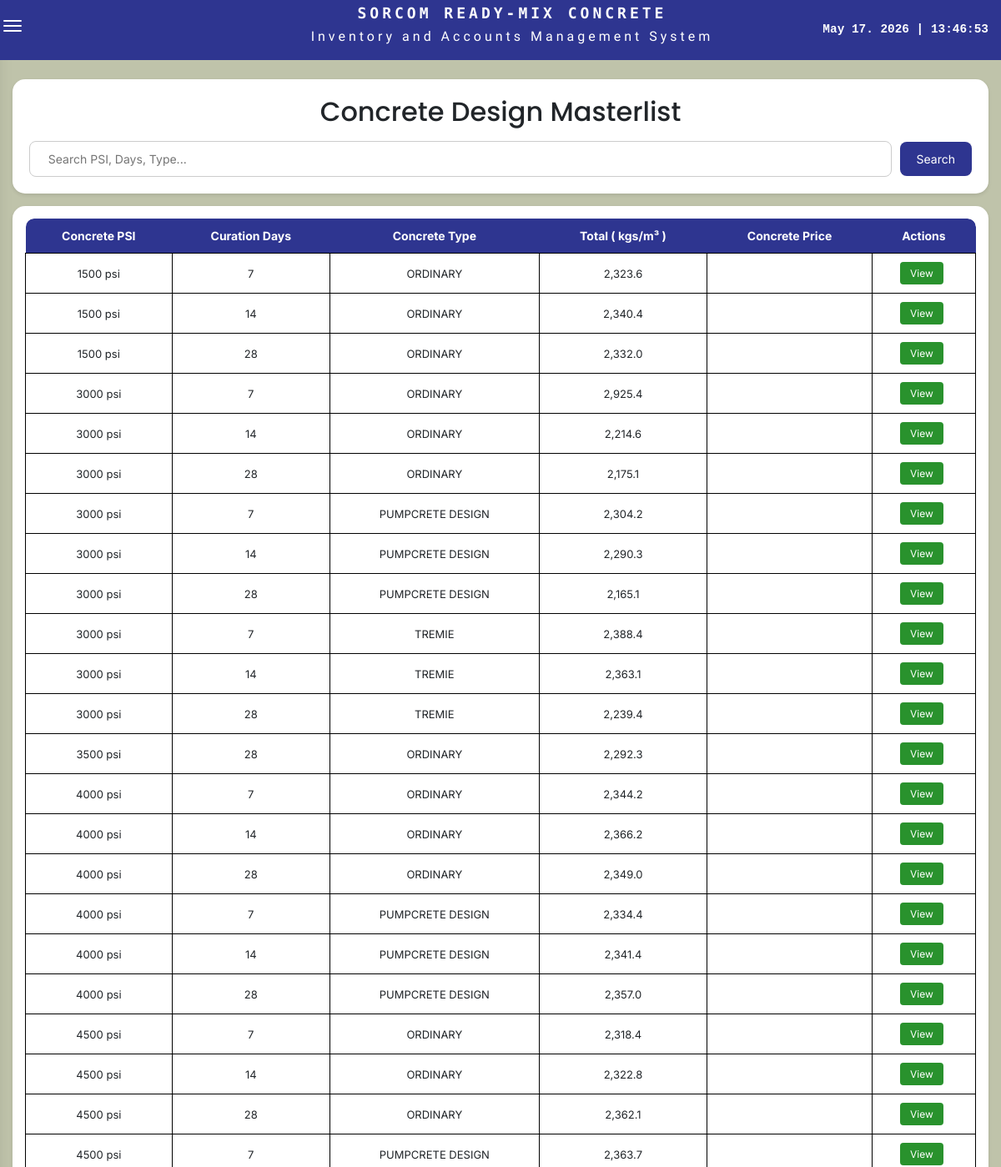
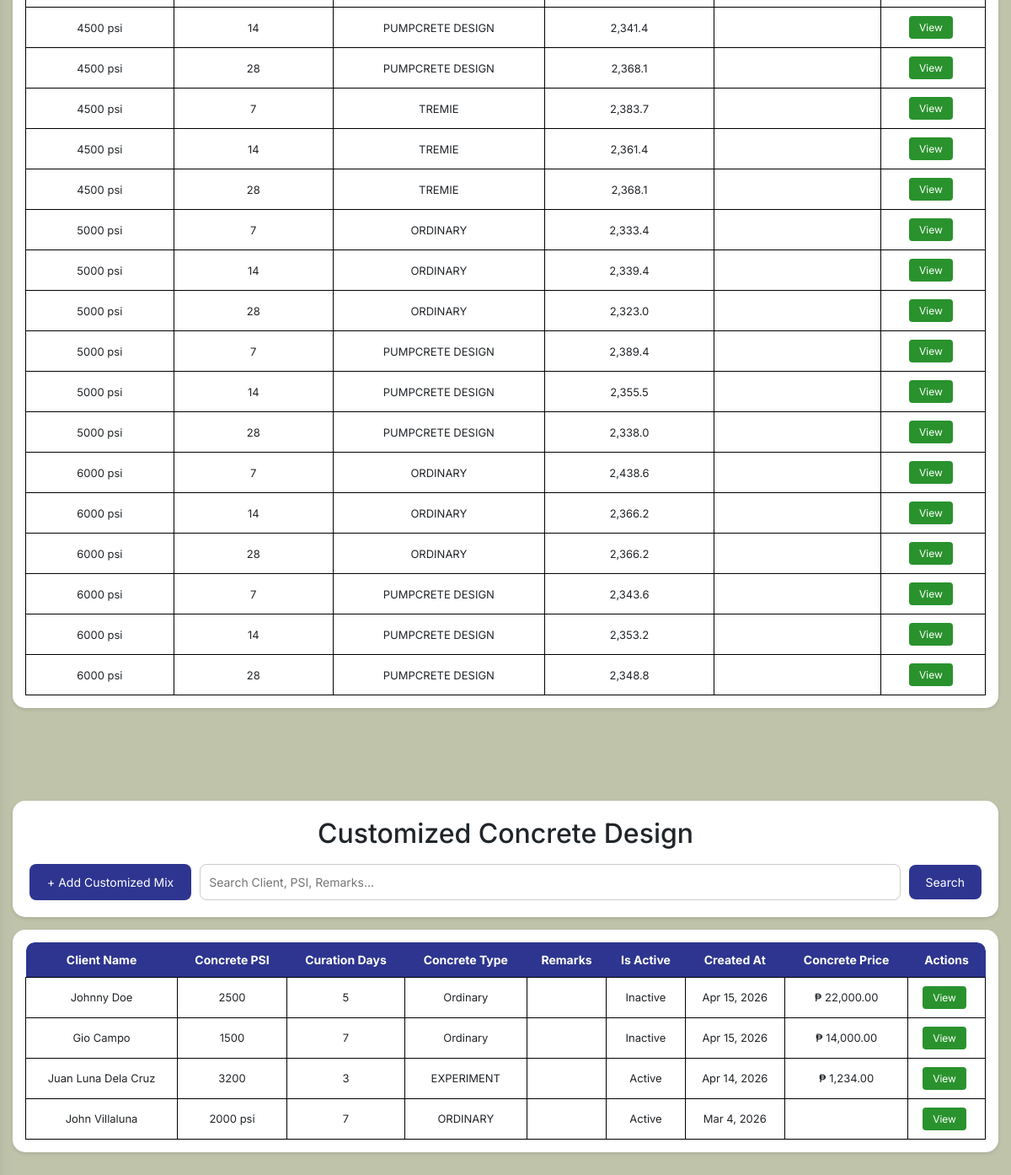
Screenshot of /pages/concrete_design_page/concrete_design_list.php with the database file from the repository (2 pictures, top to bottom).
### tables this page shows
CREATE TABLE `scd_vb_list` (
  `vb_id` int(11) NOT NULL,
  `sort_order` int(11) NOT NULL DEFAULT 0,
  `vb_concrete_psi` varchar(50) DEFAULT NULL,
  `vb_cubic_meter` varchar(50) DEFAULT NULL,
  `vb_curation_days` varchar(50) DEFAULT NULL,
  `vb_concrete_type` varchar(50) DEFAULT NULL,
  `vb_concrete_slump` varchar(50) DEFAULT NULL,
  `vb_wc_ratio` varchar(50) DEFAULT NULL,
  `vb_cement_source` varchar(50) DEFAULT NULL,
  `vb_admix_source` varchar(50) DEFAULT NULL,
  `vb_cement_mix` varchar(50) DEFAULT NULL,
  `vb_fly_ash` varchar(50) DEFAULT NULL,
  `vb_sand` varchar(50) DEFAULT NULL,
  `vb_three_eight` varchar(50) DEFAULT NULL,
  `vb_three_fourth` varchar(50) DEFAULT NULL,
  `vb_G1` varchar(50) DEFAULT NULL,
  `vb_admix` varchar(50) DEFAULT NULL,
  `vb_water` varchar(50) DEFAULT NULL,
  `vb_air` varchar(50) DEFAULT NULL,
  `vb_others` varchar(50) DEFAULT NULL,
  `vb_total` varchar(50) DEFAULT NULL,
  `concrete_price` varchar(12) DEFAULT NULL
);

CREATE TABLE `cdl_customized_mix_list` (
  `id` int(11) NOT NULL,
  `cdl_vb_concrete_psi` varchar(20) DEFAULT NULL,
  `cdl_vb_cubic_meter` varchar(20) DEFAULT NULL,
  `cdl_vb_curation_days` varchar(50) DEFAULT NULL,
  `cdl_vb_concrete_type` varchar(50) DEFAULT NULL,
  `cdl_vb_concrete_slump` varchar(20) DEFAULT NULL,
  `cdl_vb_wc_ratio` varchar(20) DEFAULT NULL,
  `cdl_vb_cement_source` varchar(100) DEFAULT NULL,
  `cdl_vb_admix_source` varchar(100) DEFAULT NULL,
  `cdl_vb_cement_mix` varchar(20) DEFAULT NULL,
  `cdl_vb_fly_ash` varchar(20) DEFAULT NULL,
  `cdl_vb_sand` varchar(20) DEFAULT NULL,
  `cdl_vb_three_eight` varchar(20) DEFAULT NULL,
  `cdl_vb_three_fourth` varchar(20) DEFAULT NULL,
  `cdl_vb_G1` varchar(20) DEFAULT NULL,
  `cdl_vb_admix` varchar(20) DEFAULT NULL,
  `cdl_vb_water` varchar(20) DEFAULT NULL,
  `cdl_vb_air` varchar(20) DEFAULT NULL,
  `cdl_vb_others` varchar(20) DEFAULT NULL,
  `cdl_vb_total` varchar(20) DEFAULT NULL,
  `cdl_concrete_price` varchar(20) DEFAULT NULL,
  `cdl_ssd_cement_mix` varchar(20) DEFAULT NULL,
  `cdl_ssd_fly_ash` varchar(20) DEFAULT NULL,
  `cdl_ssd_sand` varchar(20) DEFAULT NULL,
  `cdl_ssd_three_eight` varchar(20) DEFAULT NULL,
  `cdl_ssd_three_fourth` varchar(20) DEFAULT NULL,
  `cdl_ssd_G1` varchar(20) DEFAULT NULL,
  `cdl_ssd_admix` varchar(20) DEFAULT NULL,
  `cdl_ssd_water` varchar(20) DEFAULT NULL,
  `cdl_ssd_air` varchar(20) DEFAULT NULL,
  `cdl_ssd_others` varchar(20) DEFAULT NULL,
  `cdl_client_name` varchar(100) DEFAULT NULL,
  `cdl_client_contact` varchar(20) DEFAULT NULL,
  `cdl_remarks` text DEFAULT NULL,
  `cdl_is_active` tinyint(1) DEFAULT NULL,
  `created_by` varchar(50) DEFAULT NULL,
  `created_at` date NOT NULL,
  `updated_at` date NOT NULL
);

### pages/concrete_design_page/concrete_design_list.php (the view, shortened to what this page needs)
<?php
include __DIR__ . '/../../FunctionAndDB/Web_Functions.php';
$vb_result = $conn->query("SELECT * FROM scd_vb_list ORDER BY sort_order ASC");
$customized_result = $conn->query("SELECT * FROM cdl_customized_mix_list ORDER BY created_at DESC");
?>
<!DOCTYPE html>
<html lang="en">
<head>
    <link href="/Inventory-Accounts-System-v1/assets/bootstrap/css/bootstrap.min.css" rel="stylesheet">
    <link rel="stylesheet" href="https://cdnjs.cloudflare.com/ajax/libs/font-awesome/6.5.1/css/all.min.css">
    <link rel="stylesheet" href="cdl_style.css">
</head>
<body>
    <div class="main-content">
        <div class="page-title-bar">
            <h2 class="text-center mb-3" style="font-family: 'Poppins', sans-serif;">
                Concrete Design Masterlist
            </h2>
            <div class="search-container">
                <input type="text" id="vbSearchInput" placeholder="   Search PSI, Days, Type...">
                <button onclick="filterVBTable()" class="btn btn-primary" style="padding: 10px 20px;">Search</button>
            </div>
        </div>
        <div class="table-container">
            <table id="vbTable">
                <thead>
                    <tr class="list-row">
                        <th>Concrete PSI</th>
                        <th>Curation Days</th>
                        <th>Concrete Type</th>
                        <th>Total ( kgs/m³ )</th>
                        <th>Concrete Price</th>
                        <th>Actions</th>
                    </tr>
                </thead>
                <tbody>
                    <?php
                    $row_index = 0;
                    while ($vb_row = $vb_result->fetch_assoc()) {
                        $row_index++;
                        echo "<tr>";
                        echo "<td>" . ($vb_row['vb_concrete_psi'] ?? '') . "</td>";
                        $curation = preg_replace('/[^0-9]/', '', $vb_row['vb_curation_days'] ?? '0');
                        echo "<td>" . $curation . "</td>";
                        echo "<td>" . ($vb_row['vb_concrete_type'] ?? '') . "</td>";
                        $total_value = preg_replace('/[^0-9.]/', '', $vb_row['vb_total'] ?? '0');
                        echo "<td>" . number_format((float) $total_value, 1, '.', ',') . "</td>";
                        $price = isset($vb_row['concrete_price']) && $vb_row['concrete_price'] != '' ? '₱ ' . number_format((float) $vb_row['concrete_price'], 2) : '';
                        echo "<td>" . $price . "</td>";
                        echo "<td>";
                        echo "<a href='#' class='btn-view' onclick='toggleDropbar($row_index); return false;'>View</a>";
                        echo "</td>";
                        echo "</tr>";
                    }
                    ?>
                </tbody>
            </table>
        </div>
    </div>
    <div class="main-content">
        <div class="page-title-bar">
            <h2 class="text-center mb-3 style=font-family: 'Poppins', sans-serif;">Customized Concrete Design</h2>
            <div class="search-container">
                <a href="cdl_customizedMix.php" class="btn"
                    style="background: #2e3590; color: white; padding: 10px 20px; border-radius: 8px; text-decoration: none; font-size: 14px;">+
                    Add Customized Mix</a>
                <input type="text" id="customizedSearchInput" placeholder="Search Client, PSI, Remarks...">
                <button onclick="filterCustomizedTable()" class="btn btn-primary"
                    style="padding: 10px 20px;">Search</button>
            </div>
        </div>
        <div class="table-container">
            <table id="customizedTable">
                <thead>
                    <tr>
                        <th>Client Name</th>
                        <th>Concrete PSI</th>
                        <th>Curation Days</th>
                        <th>Concrete Type</th>
                        <th>Remarks</th>
                        <th>Is Active</th>
                        <th>Created At</th>
                        <th>Concrete Price</th>
                        <th>Actions</th>
                    </tr>
                </thead>
                <tbody>
                    <?php
                    $customized_row_index = 0;
                    while ($customized_row = $customized_result->fetch_assoc()) {
                        $customized_row_index++;
                        echo "<tr>";
                        echo "<td>" . htmlspecialchars($customized_row['cdl_client_name'] ?? '') . "</td>";
                        echo "<td>" . htmlspecialchars($customized_row['cdl_vb_concrete_psi'] ?? '') . "</td>";
                        $curation = preg_replace('/[^0-9]/', '', $customized_row['cdl_vb_curation_days'] ?? '0');
                        echo "<td>" . $curation . "</td>";
                        echo "<td>" . htmlspecialchars($customized_row['cdl_vb_concrete_type'] ?? '') . "</td>";
                        echo "<td>" . htmlspecialchars($customized_row['cdl_experiment_notes'] ?? '') . "</td>";
                        echo "<td>" . ($customized_row['cdl_is_active'] == 1 ? 'Active' : 'Inactive') . "</td>";
                        echo "<td>" . date('M j, Y', strtotime($customized_row['created_at'] ?? '')) . "</td>";
                        $custom_price = isset($customized_row['cdl_concrete_price']) && $customized_row['cdl_concrete_price'] != '' ? '₱ ' . number_format((float) $customized_row['cdl_concrete_price'], 2) : '';
                        echo "<td>" . htmlspecialchars($custom_price) . "</td>";
                        echo "<td>";
                        echo "<a href='#' class='btn-view' onclick='toggleCustomizedDropbar($customized_row_index); return false;'>View</a>";
                        echo "</td>";
                        echo "</tr>";
                    }
                    ?>
                </tbody>
            </table>
        </div>
    </div>
</body>
</html>

### pages/concrete_design_page/cdl_style.css (style rules this page uses)
body { font-family: "Inter", sans-serif !important; background: #bfc3aa !important; margin: 0 !important; padding: 0 !important; padding-bottom: 60px !important; }
.main-content { padding-top: 70px !important; }
.page-title-bar { background: white !important; margin: 15px !important; padding: 20px !important; border-radius: 15px !important; box-shadow: 0 2px 4px rgba(0, 0, 0, 0.1) !important; }
.search-container { display: flex !important; gap: 10px !important; align-items: center !important; flex-wrap: wrap !important; }
.search-container input { flex: 1 !important; min-width: 150px !important; padding: 10px !important; border: 1px solid #ccc !important; border-radius: 8px !important; font-size: 14px !important; }
.search-container button { padding: 10px 20px !important; background: #2e3590 !important; color: white !important; border: none !important; border-radius: 8px !important; cursor: pointer !important; font-size: 14px !important; }
.table-container { background: white !important; margin: 15px !important; padding: 15px !important; border-radius: 15px !important; box-shadow: 0 2px 4px rgba(0, 0, 0, 0.1) !important; overflow-x: auto !important; }
table { width: 100% !important; border-collapse: collapse !important; min-width: 600px !important; border-radius: 10px 10px 0 0 !important; overflow: hidden !important; }
th { background: #2e3590 !important; color: white !important; padding: 12px 8px !important; text-align: center !important; font-size: 14px !important; white-space: nowrap !important; }
th:first-child { border-top-left-radius: 10px !important; }
th:last-child { border-top-right-radius: 10px !important; }
td { border: 1px solid #000000 !important; padding: 10px 8px !important; text-align: center !important; font-size: 13px !important; }
.btn-view { background: #29922d !important; color: white !important; padding: 6px 12px !important; text-decoration: none !important; border-radius: 4px !important; font-size: 12px !important; display: inline-block !important; margin-right: 5px !important; }

### FunctionAndDB/Web_Functions.php (style rules this page uses)
body, html { overflow-x: hidden; margin: 0; padding: 0; }
.main-content { padding-top: 80px !important; }

### rows the page displays
scd_vb_list: vb_concrete_psi "1500 psi", vb_curation_days "7", vb_concrete_type "ORDINARY", vb_total "2,323.6"
scd_vb_list: vb_concrete_psi "1500 psi", vb_curation_days "14", vb_concrete_type "ORDINARY", vb_total "2,340.4"
scd_vb_list: vb_concrete_psi "1500 psi", vb_curation_days "28", vb_concrete_type "ORDINARY", vb_total "2,332.0"
scd_vb_list: vb_concrete_psi "3000 psi", vb_curation_days "7", vb_concrete_type "ORDINARY", vb_total "2,925.4"
scd_vb_list: vb_concrete_psi "3000 psi", vb_curation_days "14", vb_concrete_type "ORDINARY", vb_total "2,214.6"
scd_vb_list: vb_concrete_psi "3000 psi", vb_curation_days "28", vb_concrete_type "ORDINARY", vb_total "2,175.1"
scd_vb_list: vb_concrete_psi "3000 psi", vb_curation_days "7", vb_concrete_type "PUMPCRETE DESIGN", vb_total "2,304.2"
scd_vb_list: vb_concrete_psi "3000 psi", vb_curation_days "14", vb_concrete_type "PUMPCRETE DESIGN", vb_total "2,290.3"
scd_vb_list: vb_concrete_psi "3000 psi", vb_curation_days "28", vb_concrete_type "PUMPCRETE DESIGN", vb_total "2,165.1"
scd_vb_list: vb_concrete_psi "3000 psi", vb_curation_days "7", vb_concrete_type "TREMIE", vb_total "2,388.4"
scd_vb_list: vb_concrete_psi "3000 psi", vb_curation_days "14", vb_concrete_type "TREMIE", vb_total "2,363.1"
scd_vb_list: vb_concrete_psi "3000 psi", vb_curation_days "28", vb_concrete_type "TREMIE", vb_total "2,239.4"
scd_vb_list: vb_concrete_psi "3500 psi", vb_curation_days "28", vb_concrete_type "ORDINARY", vb_total "2,292.3"
scd_vb_list: vb_concrete_psi "4000 psi", vb_curation_days "7", vb_concrete_type "ORDINARY", vb_total "2,344.2"
scd_vb_list: vb_concrete_psi "4000 psi", vb_curation_days "14", vb_concrete_type "ORDINARY", vb_total "2,366.2"
scd_vb_list: vb_concrete_psi "4000 psi", vb_curation_days "28", vb_concrete_type "ORDINARY", vb_total "2,349.0"
scd_vb_list: vb_concrete_psi "4000 psi", vb_curation_days "7", vb_concrete_type "PUMPCRETE DESIGN", vb_total "2,334.4"
scd_vb_list: vb_concrete_psi "4000 psi", vb_curation_days "14", vb_concrete_type "PUMPCRETE DESIGN", vb_total "2,341.4"
scd_vb_list: vb_concrete_psi "4000 psi", vb_curation_days "28", vb_concrete_type "PUMPCRETE DESIGN", vb_total "2,357.0"
scd_vb_list: vb_concrete_psi "4500 psi", vb_curation_days "7", vb_concrete_type "ORDINARY", vb_total "2,318.4"
scd_vb_list: vb_concrete_psi "4500 psi", vb_curation_days "14", vb_concrete_type "ORDINARY", vb_total "2,322.8"
scd_vb_list: vb_concrete_psi "4500 psi", vb_curation_days "28", vb_concrete_type "ORDINARY", vb_total "2,362.1"
scd_vb_list: vb_concrete_psi "4500 psi", vb_curation_days "7", vb_concrete_type "PUMPCRETE DESIGN", vb_total "2,363.7"
scd_vb_list: vb_concrete_psi "4500 psi", vb_curation_days "14", vb_concrete_type "PUMPCRETE DESIGN", vb_total "2,341.4"
scd_vb_list: vb_concrete_psi "4500 psi", vb_curation_days "28", vb_concrete_type "PUMPCRETE DESIGN", vb_total "2,368.1"
scd_vb_list: vb_concrete_psi "4500 psi", vb_curation_days "7", vb_concrete_type "TREMIE", vb_total "2,383.7"
scd_vb_list: vb_concrete_psi "4500 psi", vb_curation_days "14", vb_concrete_type "TREMIE", vb_total "2,361.4"
scd_vb_list: vb_concrete_psi "4500 psi", vb_curation_days "28", vb_concrete_type "TREMIE", vb_total "2,368.1"
scd_vb_list: vb_concrete_psi "5000 psi", vb_curation_days "7", vb_concrete_type "ORDINARY", vb_total "2,333.4"
scd_vb_list: vb_concrete_psi "5000 psi", vb_curation_days "14", vb_concrete_type "ORDINARY", vb_total "2,339.4"
scd_vb_list: vb_concrete_psi "5000 psi", vb_curation_days "28", vb_concrete_type "ORDINARY", vb_total "2,323.0"
scd_vb_list: vb_concrete_psi "5000 psi", vb_curation_days "7", vb_concrete_type "PUMPCRETE DESIGN", vb_total "2,389.4"
scd_vb_list: vb_concrete_psi "5000 psi", vb_curation_days "14", vb_concrete_type "PUMPCRETE DESIGN", vb_total "2,355.5"
scd_vb_list: vb_concrete_psi "5000 psi", vb_curation_days "28", vb_concrete_type "PUMPCRETE DESIGN", vb_total "2,338.0"
scd_vb_list: vb_concrete_psi "6000 psi", vb_curation_days "7", vb_concrete_type "ORDINARY", vb_total "2,438.6"
scd_vb_list: vb_concrete_psi "6000 psi", vb_curation_days "14", vb_concrete_type "ORDINARY", vb_total "2,366.2"
scd_vb_list: vb_concrete_psi "6000 psi", vb_curation_days "28", vb_concrete_type "ORDINARY", vb_total "2,366.2"
scd_vb_list: vb_concrete_psi "6000 psi", vb_curation_days "7", vb_concrete_type "PUMPCRETE DESIGN", vb_total "2,343.6"
scd_vb_list: vb_concrete_psi "6000 psi", vb_curation_days "14", vb_concrete_type "PUMPCRETE DESIGN", vb_total "2,353.2"
scd_vb_list: vb_concrete_psi "6000 psi", vb_curation_days "28", vb_concrete_type "PUMPCRETE DESIGN", vb_total "2,348.8"
cdl_customized_mix_list: cdl_client_name "Johnny Doe", cdl_vb_concrete_psi "2500", cdl_vb_curation_days "5", cdl_vb_concrete_type "Ordinary", cdl_is_active "Inactive", created_at "Apr 15, 2026", cdl_concrete_price "₱ 22,000.00"
cdl_customized_mix_list: cdl_client_name "Gio Campo", cdl_vb_concrete_psi "1500", cdl_vb_curation_days "7", cdl_vb_concrete_type "Ordinary", cdl_is_active "Inactive", created_at "Apr 15, 2026", cdl_concrete_price "₱ 14,000.00"
cdl_customized_mix_list: cdl_client_name "Juan Luna Dela Cruz", cdl_vb_concrete_psi "3200", cdl_vb_curation_days "3", cdl_vb_concrete_type "EXPERIMENT", cdl_is_active "Active", created_at "Apr 14, 2026", cdl_concrete_price "₱ 1,234.00"
cdl_customized_mix_list: cdl_client_name "John Villaluna", cdl_vb_concrete_psi "2000 psi", cdl_vb_curation_days "7", cdl_vb_concrete_type "ORDINARY", cdl_is_active "Active", created_at "Mar 4, 2026"
